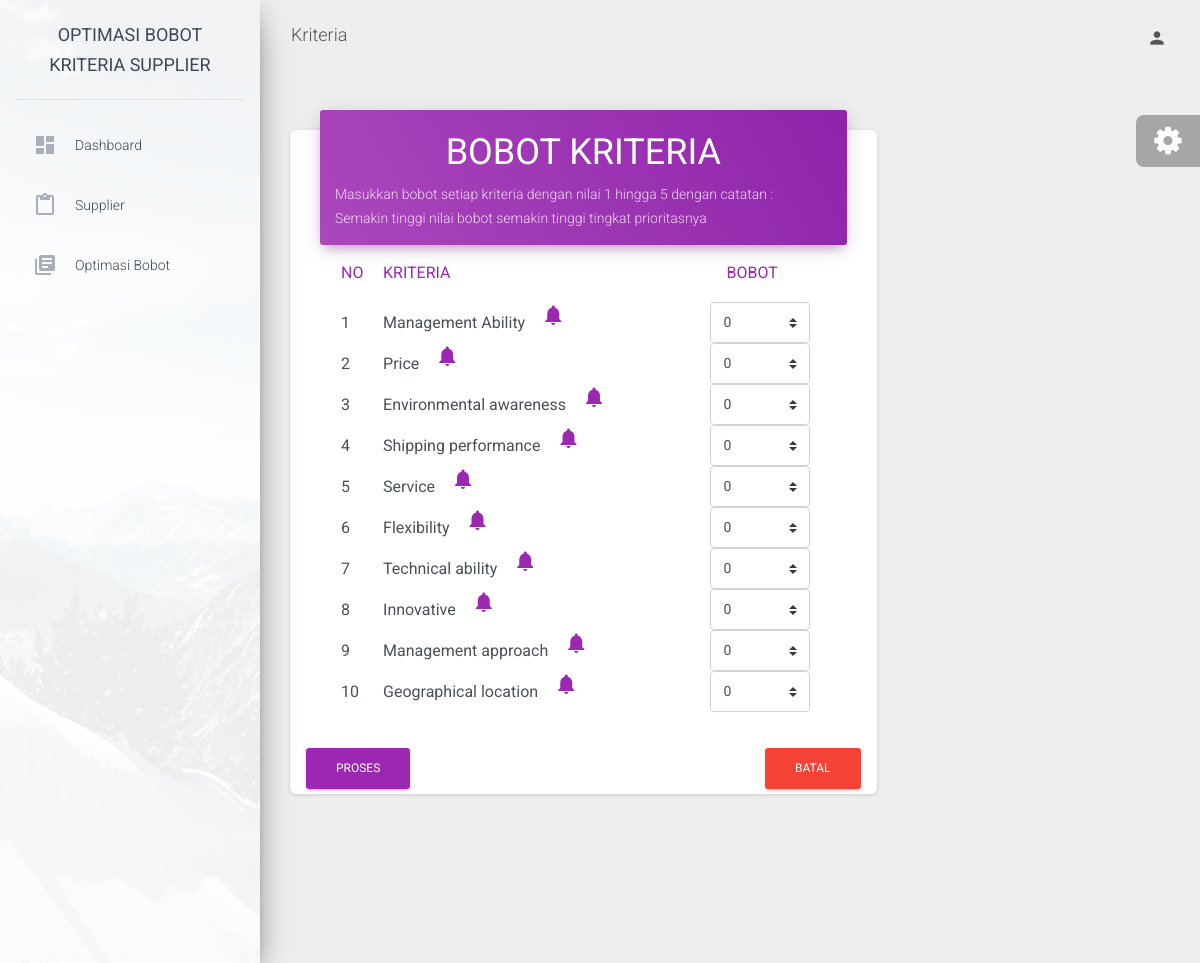
The page /index.php/welcome/kriteria on the database its author committed.
### tables this page shows
CREATE TABLE `tb_kriteria` (
  `id_kriteria` int(11) NOT NULL,
  `kriteria` varchar(30) NOT NULL,
  `bobot` int(11) NOT NULL,
  `rincian` text NOT NULL
);

### application/controllers/Welcome.php (called while the page is built, shortened)
<?php
class Welcome extends CI_Controller
{
	public function __construct()
	{
		$this->load->model("supplier_model");
		$this->load->model("bobot_model");
		$this->load->model("user_model");
		$this->load->library('form_validation');
	}
	public function kriteria()
	{
		$data['title']		= 'Kriteria';
		$data['nav']		= '5';
		$data['kriteria']	= $this->supplier_model->getKriteria();
		$this->load->view('_partials/head', $data);
		$this->load->view('_partials/sidebar', $data);
		$this->load->view('_partials/topbar', $data);
		$this->load->view('kriteria', $data);
		$this->load->view('_partials/foot', $data);
	}
}

### index.php (called while the page is built, shortened)
<?php
require_once BASEPATH.'core/CodeIgniter.php';

### application/models/Supplier_model.php (called while the page is built, shortened)
<?php defined('BASEPATH') or exit('No direct script access allowed');
class Supplier_model extends CI_Model
{
    public function getKriteria()
    {
        return $this->db->get('tb_kriteria')->result();
    }
}

### application/views/kriteria.php (the view, shortened to what this page needs)
<div class="content">
    <div class="container-fluid">
                    <div class="card col-lg-8">
                        <div class="card-header card-header-primary">
                        <h2 class="card-title text-center"><strong>BOBOT KRITERIA</strong></h2>
                        <p class="card-category">Masukkan bobot setiap kriteria dengan nilai 1 hingga 5 dengan catatan :</p>
                        <p class="card-category">Semakin tinggi nilai bobot semakin tinggi tingkat prioritasnya</p>
                        </div>
                        <div class="card-body">
                        <div class="row input-group mb-3">
                            <div class="col-1 input-group-prepend">
                                <h2 class="input-group-text text-primary text-center">NO</h2>
                            </div>
                            <div class="col-8 input-group-prepend">
                                <h2 class="input-group-text text-primary text-center">KRITERIA</h2>
                            </div>
                            <div class="col-3 input-group-prepend">
                                <h2 class="input-group-text text-primary text-center">BOBOT</h2>
                            </div>
                        </div>
                        <form>
                            <div class="row input-group mb-3">
                                <?php $i = 1; foreach($kriteria as $crit):?>
                            <div class="col-1 input-group-prepend">
                                <label class="input-group-text"><?=$i?></label>
                            </div>
                            <div class="col-8 input-group-prepend">
                                <label class="input-group-text"><?=$crit->kriteria?></label>
                                <a href="#krit<?=$i?>" data-toggle="modal"><i class="material-icons">notifications</i></a>
                            </div>
                            <div class="col-3">
                                <select id="bobot" name="bobot<?=$i++?>" class="custom-select">
                                    <option selected>
                                        <?php if(isset($crit->bobot)){?>
                                            <?=$crit->bobot?>
                                        <?php }else{ ?>
                                            Bobot
                                        <?php } ?>
                                    </option>
                                </select>
                            </div>
                            <?php endforeach; ?>
                        </div>
                    </div>
                    <div>
                        <button type="submit" class="btn btn-primary">PROSES</button>
                        <button type="reset" id="reset" class="btn btn-danger pull-right">BATAL</button>
                    </div>
            </div>
        </div>
    </div>
</div>
</div>

### rows shown on the page
tb_kriteria: kriteria "Management Ability", bobot "0"
tb_kriteria: kriteria "Price", bobot "0"
tb_kriteria: kriteria "Environmental awareness", bobot "0"
tb_kriteria: kriteria "Shipping performance", bobot "0"
tb_kriteria: kriteria "Service", bobot "0"
tb_kriteria: kriteria "Flexibility", bobot "0"
tb_kriteria: kriteria "Technical ability", bobot "0"
tb_kriteria: kriteria "Innovative", bobot "0"
tb_kriteria: kriteria "Management approach", bobot "0"
tb_kriteria: kriteria "Geographical location", bobot "0"

### other values the page prints
$title "Kriteria"
